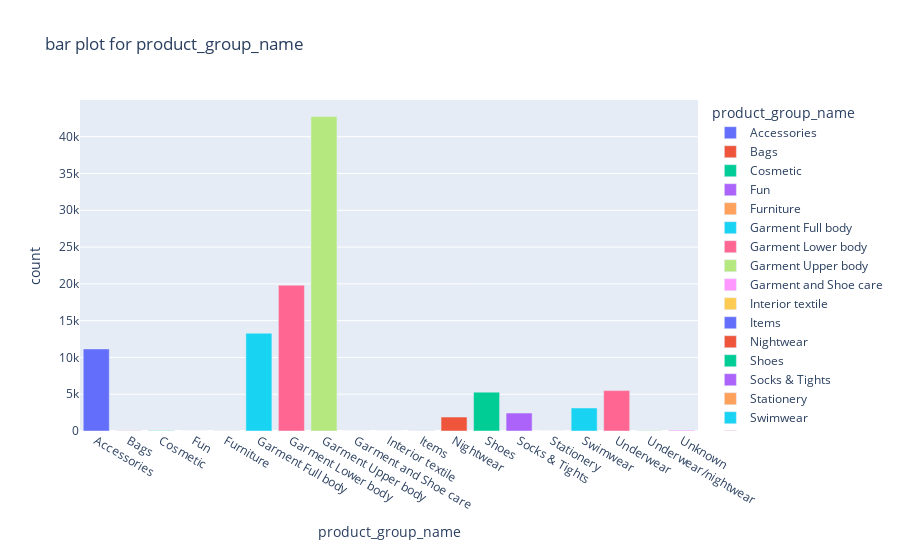

This figure's notebook cell:
### Code cell
long_df = pd.DataFrame(df_article.groupby('product_group_name')['article_id'].count().reset_index().rename({'article_id': 'count'}, axis=1))
fig = px.bar(long_df, x='product_group_name', y="count", color='product_group_name', title=f"bar plot for product_group_name ", width=900, height=550)
fig.show()

### Figure 1 — Plotly figure (JSON) as saved in the notebook; plotly's stock layout.template omitted (floating-point values rounded to 4 significant figures)
{"data": [{"hovertemplate": "product_group_name=%{x}<br>count=%{y}<extra></extra>", "legendgroup": "Accessories", "marker": {"color": "#636efa", "pattern": {"shape": ""}}, "name": "Accessories", "orientation": "v", "showlegend": true, "textposition": "auto", "type": "bar", "x": ["Accessories"], "xaxis": "x", "y": [11158], "yaxis": "y"}, {"hovertemplate": "product_group_name=%{x}<br>count=%{y}<extra></extra>", "legendgroup": "Bags", "marker": {"color": "#EF553B", "pattern": {"shape": ""}}, "name": "Bags", "orientation": "v", "showlegend": true, "textposition": "auto", "type": "bar", "x": ["Bags"], "xaxis": "x", "y": [25], "yaxis": "y"}, {"hovertemplate": "product_group_name=%{x}<br>count=%{y}<extra></extra>", "legendgroup": "Cosmetic", "marker": {"color": "#00cc96", "pattern": {"shape": ""}}, "name": "Cosmetic", "orientation": "v", "showlegend": true, "textposition": "auto", "type": "bar", "x": ["Cosmetic"], "xaxis": "x", "y": [49], "yaxis": "y"}, {"hovertemplate": "product_group_name=%{x}<br>count=%{y}<extra></extra>", "legendgroup": "Fun", "marker": {"color": "#ab63fa", "pattern": {"shape": ""}}, "name": "Fun", "orientation": "v", "showlegend": true, "textposition": "auto", "type": "bar", "x": ["Fun"], "xaxis": "x", "y": [2], "yaxis": "y"}, {"hovertemplate": "product_group_name=%{x}<br>count=%{y}<extra></extra>", "legendgroup": "Furniture", "marker": {"color": "#FFA15A", "pattern": {"shape": ""}}, "name": "Furniture", "orientation": "v", "showlegend": true, "textposition": "auto", "type": "bar", "x": ["Furniture"], "xaxis": "x", "y": [13], "yaxis": "y"}, {"hovertemplate": "product_group_name=%{x}<br>count=%{y}<extra></extra>", "legendgroup": "Garment Full body", "marker": {"color": "#19d3f3", "pattern": {"shape": ""}}, "name": "Garment Full body", "orientation": "v", "showlegend": true, "textposition": "auto", "type": "bar", "x": ["Garment Full body"], "xaxis": "x", "y": [13292], "yaxis": "y"}, {"hovertemplate": "product_group_name=%{x}<br>count=%{y}<extra></extra>", "legendgroup": "Garment Lower body", "marker": {"color": "#FF6692", "pattern": {"shape": ""}}, "name": "Garment Lower body", "orientation": "v", "showlegend": true, "textposition": "auto", "type": "bar", "x": ["Garment Lower body"], "xaxis": "x", "y": [19812], "yaxis": "y"}, {"hovertemplate": "product_group_name=%{x}<br>count=%{y}<extra></extra>", "legendgroup": "Garment Upper body", "marker": {"color": "#B6E880", "pattern": {"shape": ""}}, "name": "Garment Upper body", "orientation": "v", "showlegend": true, "textposition": "auto", "type": "bar", "x": ["Garment Upper body"], "xaxis": "x", "y": [42741], "yaxis": "y"}, {"hovertemplate": "product_group_name=%{x}<br>count=%{y}<extra></extra>", "legendgroup": "Garment and Shoe care", "marker": {"color": "#FF97FF", "pattern": {"shape": ""}}, "name": "Garment and Shoe care", "orientation": "v", "showlegend": true, "textposition": "auto", "type": "bar", "x": ["Garment and Shoe care"], "xaxis": "x", "y": [9], "yaxis": "y"}, {"hovertemplate": "product_group_name=%{x}<br>count=%{y}<extra></extra>", "legendgroup": "Interior textile", "marker": {"color": "#FECB52", "pattern": {"shape": ""}}, "name": "Interior textile", "orientation": "v", "showlegend": true, "textposition": "auto", "type": "bar", "x": ["Interior textile"], "xaxis": "x", "y": [3], "yaxis": "y"}, {"hovertemplate": "product_group_name=%{x}<br>count=%{y}<extra></extra>", "legendgroup": "Items", "marker": {"color": "#636efa", "pattern": {"shape": ""}}, "name": "Items", "orientation": "v", "showlegend": true, "textposition": "auto", "type": "bar", "x": ["Items"], "xaxis": "x", "y": [17], "yaxis": "y"}, {"hovertemplate": "product_group_name=%{x}<br>count=%{y}<extra></extra>", "legendgroup": "Nightwear", "marker": {"color": "#EF553B", "pattern": {"shape": ""}}, "name": "Nightwear", "orientation": "v", "showlegend": true, "textposition": "auto", "type": "bar", "x": ["Nightwear"], "xaxis": "x", "y": [1899], "yaxis": "y"}, {"hovertemplate": "product_group_name=%{x}<br>count=%{y}<extra></extra>", "legendgroup": "Shoes", "marker": {"color": "#00cc96", "pattern": {"shape": ""}}, "name": "Shoes", "orientation": "v", "showlegend": true, "textposition": "auto", "type": "bar", "x": ["Shoes"], "xaxis": "x", "y": [5283], "yaxis": "y"}, {"hovertemplate": "product_group_name=%{x}<br>count=%{y}<extra></extra>", "legendgroup": "Socks & Tights", "marker": {"color": "#ab63fa", "pattern": {"shape": ""}}, "name": "Socks & Tights", "orientation": "v", "showlegend": true, "textposition": "auto", "type": "bar", "x": ["Socks & Tights"], "xaxis": "x", "y": [2442], "yaxis": "y"}, {"hovertemplate": "product_group_name=%{x}<br>count=%{y}<extra></extra>", "legendgroup": "Stationery", "marker": {"color": "#FFA15A", "pattern": {"shape": ""}}, "name": "Stationery", "orientation": "v", "showlegend": true, "textposition": "auto", "type": "bar", "x": ["Stationery"], "xaxis": "x", "y": [5], "yaxis": "y"}, {"hovertemplate": "product_group_name=%{x}<br>count=%{y}<extra></extra>", "legendgroup": "Swimwear", "marker": {"color": "#19d3f3", "pattern": {"shape": ""}}, "name": "Swimwear", "orientation": "v", "showlegend": true, "textposition": "auto", "type": "bar", "x": ["Swimwear"], "xaxis": "x", "y": [3127], "yaxis": "y"}, {"hovertemplate": "product_group_name=%{x}<br>count=%{y}<extra></extra>", "legendgroup": "Underwear", "marker": {"color": "#FF6692", "pattern": {"shape": ""}}, "name": "Underwear", "orientation": "v", "showlegend": true, "textposition": "auto", "type": "bar", "x": ["Underwear"], "xaxis": "x", "y": [5490], "yaxis": "y"}, {"hovertemplate": "product_group_name=%{x}<br>count=%{y}<extra></extra>", "legendgroup": "Underwear/nightwear", "marker": {"color": "#B6E880", "pattern": {"shape": ""}}, "name": "Underwear/nightwear", "orientation": "v", "showlegend": true, "textposition": "auto", "type": "bar", "x": ["Underwear/nightwear"], "xaxis": "x", "y": [54], "yaxis": "y"}, {"hovertemplate": "product_group_name=%{x}<br>count=%{y}<extra></extra>", "legendgroup": "Unknown", "marker": {"color": "#FF97FF", "pattern": {"shape": ""}}, "name": "Unknown", "orientation": "v", "showlegend": true, "textposition": "auto", "type": "bar", "x": ["Unknown"], "xaxis": "x", "y": [121], "yaxis": "y"}], "layout": {"barmode": "relative", "height": 550, "legend": {"title": {"text": "product_group_name"}, "tracegroupgap": 0}, "title": {"text": "bar plot for product_group_name "}, "width": 900, "xaxis": {"anchor": "y", "categoryarray": ["Accessories", "Bags", "Cosmetic", "Fun", "Furniture", "Garment Full body", "Garment Lower body", "Garment Upper body", "Garment and Shoe care", "Interior textile", "Items", "Nightwear", "Shoes", "Socks & Tights", "Stationery", "Swimwear", "Underwear", "Underwear/nightwear", "Unknown"], "categoryorder": "array", "domain": [0, 1], "title": {"text": "product_group_name"}}, "yaxis": {"anchor": "x", "domain": [0, 1], "title": {"text": "count"}}}}
